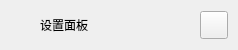
         <widget class="QFrame" name="extraTopBg">
          <property name="minimumSize">
           <size>
            <width>0</width>
            <height>50</height>
           </size>
          </property>
          <property name="maximumSize">
           <size>
            <width>16777215</width>
            <height>50</height>
           </size>
          </property>
          <property name="frameShape">
           <enum>QFrame::NoFrame</enum>
          </property>
          <property name="frameShadow">
           <enum>QFrame::Raised</enum>
          </property>
          <layout class="QVBoxLayout" name="verticalLayout_5">
           <property name="spacing">
            <number>0</number>
           </property>
           <property name="leftMargin">
            <number>0</number>
           </property>
           <property name="topMargin">
            <number>0</number>
           </property>
           <property name="rightMargin">
            <number>0</number>
           </property>
           <property name="bottomMargin">
            <number>0</number>
           </property>
           <item>
            <layout class="QGridLayout" name="extraTopLayout">
             <property name="leftMargin">
              <number>10</number>
             </property>
             <property name="rightMargin">
              <number>10</number>
             </property>
             <property name="horizontalSpacing">
              <number>10</number>
             </property>
             <property name="verticalSpacing">
              <number>0</number>
             </property>
             <item row="0" column="0">
              <widget class="QFrame" name="extraIcon">
               <property name="minimumSize">
                <size>
                 <width>20</width>
                 <height>0</height>
                </size>
               </property>
               <property name="maximumSize">
                <size>
                 <width>20</width>
                 <height>20</height>
                </size>
               </property>
               <property name="frameShape">
                <enum>QFrame::NoFrame</enum>
               </property>
               <property name="frameShadow">
                <enum>QFrame::Raised</enum>
               </property>
              </widget>
             </item>
             <item row="0" column="1">
              <widget class="QLabel" name="extraLabel">
               <property name="minimumSize">
                <size>
                 <width>150</width>
                 <height>0</height>
                </size>
               </property>
               <property name="text">
                <string>设置面板</string>
               </property>
              </widget>
             </item>
             <item row="0" column="2">
              <widget class="QPushButton" name="extraCloseColumnBtn">
               <property name="minimumSize">
                <size>
                 <width>28</width>
                 <height>28</height>
                </size>
               </property>
               <property name="maximumSize">
                <size>
                 <width>28</width>
                 <height>28</height>
                </size>
               </property>
               <property name="cursor">
                <cursorShape>PointingHandCursor</cursorShape>
               </property>
               <property name="toolTip">
                <string>Close left box</string>
               </property>
               <property name="text">
                <string/>
               </property>
               <property name="icon">
                <iconset resource="../resources.qrc">
                 <normaloff>:/icons/icons/icon_close.png</normaloff>:/icons/icons/icon_close.png</iconset>
               </property>
               <property name="iconSize">
                <size>
                 <width>20</width>
                 <height>20</height>
                </size>
               </property>
              </widget>
             </item>
            </layout>
           </item>
          </layout>
         </widget>
